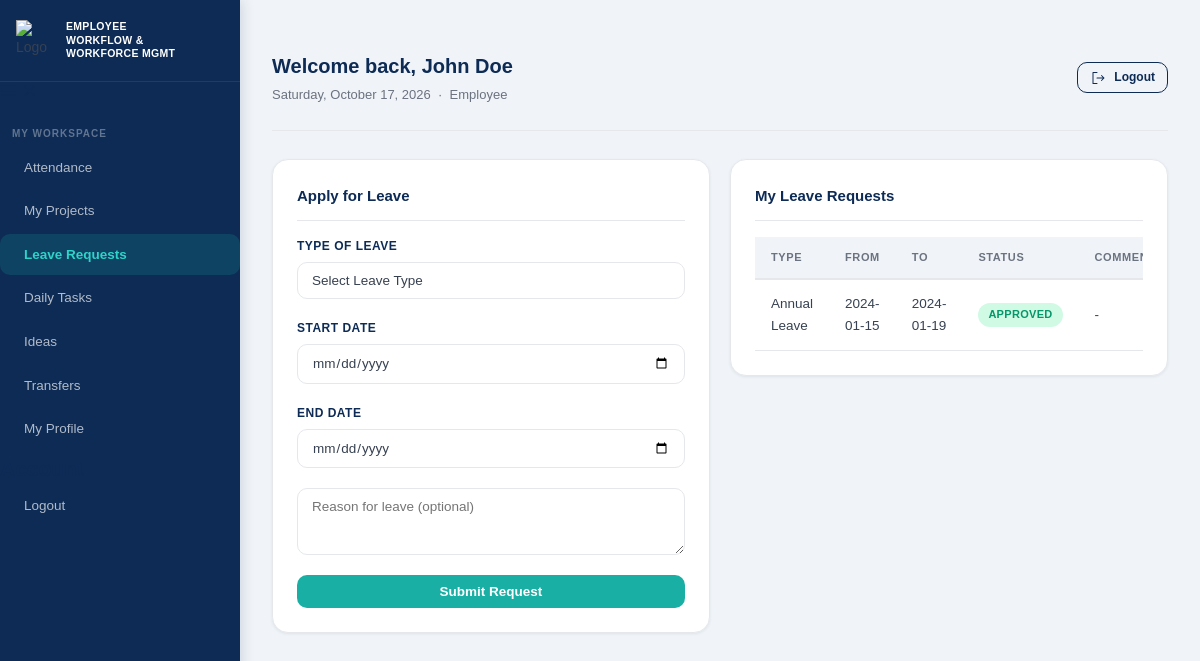
The page /dashboard.php?tab=leaves (signed in) on the database its author committed.
### tables this page shows
CREATE TABLE `leaves` (
    `id` int(11) NOT NULL AUTO_INCREMENT,
    `user_id` int(11) NOT NULL,
    `type` varchar(50) NOT NULL,
    `start_date` date NOT NULL,
    `end_date` date NOT NULL,
    `days_count` int(11) NOT NULL,
    `reason` text DEFAULT NULL,
    `status` enum('pending','approved','rejected') NOT NULL DEFAULT 'pending',
    `admin_comment` text DEFAULT NULL,
    `approved_by` int(11) DEFAULT NULL,
    `approved_at` timestamp NULL DEFAULT NULL,
    `created_at` timestamp NOT NULL DEFAULT CURRENT_TIMESTAMP,
    `updated_at` timestamp NOT NULL DEFAULT CURRENT_TIMESTAMP ON UPDATE CURRENT_TIMESTAMP,
    PRIMARY KEY (`id`),
    KEY `idx_user` (`user_id`),
    KEY `idx_status` (`status`),
    KEY `idx_dates` (`start_date`, `end_date`),
    FOREIGN KEY (`user_id`) REFERENCES `users`(`id`) ON DELETE CASCADE,
    FOREIGN KEY (`approved_by`) REFERENCES `users`(`id`) ON DELETE SET NULL
);

### app/views/partials/employee_leaves.php (the view, shortened to what this page needs)
<?php
$pdo = Database::pdo();
$user = current_user();
$stmt = $pdo->prepare('SELECT * FROM leaves WHERE user_id = ? ORDER BY id DESC');
$stmt->execute([$user['id']]);
$rows = $stmt->fetchAll();
?>
<div class="row cols-2">
	<div class="card">
		<div class="card__title">Apply for Leave</div>
		<form method="post" class="row">
			<div>
				<label for="type">Type of Leave</label>
				<select id="type" class="input" name="type" required>
					<option value="">Select Leave Type</option>
				</select>
			</div>
			<div>
				<label for="start_date">Start Date</label>
				<input id="start_date" class="input" type="date" name="start_date" required />
			</div>
			<div>
				<label for="end_date">End Date</label>
				<input id="end_date" class="input" type="date" name="end_date" required />
			</div>
			<textarea class="input" name="reason" placeholder="Reason for leave (optional)" rows="3"></textarea>
			<button class="btn" type="submit">Submit Request</button>
		</form>
	</div>
	<div class="card">
		<div class="card__title">My Leave Requests</div>
		<div class="table-wrap">
			<table>
				<thead>
					<tr><th>Type</th><th>From</th><th>To</th><th>Status</th><th>Comment</th></tr>
				</thead>
				<tbody>
				<?php foreach ($rows as $r): ?>
					<tr>
						<td><?php echo htmlspecialchars($r['type']); ?></td>
						<td><?php echo htmlspecialchars($r['start_date']); ?></td>
						<td><?php echo htmlspecialchars($r['end_date']); ?></td>
						<td>
							<span class="badge badge--<?php echo $r['status']; ?>">
								<?php echo ucfirst($r['status']); ?>
							</span>
						</td>
						<td><?php echo htmlspecialchars($r['admin_comment'] ?: '-'); ?></td>
					</tr>
				<?php endforeach; ?>
				</tbody>
			</table>
		</div>
	</div>
</div>

### public/assets/style.css (style rules this page uses)
:root { --navy: #0D2B55; --navy-mid: #102C57; --teal: #1AAFA4; --teal-light: #2DD4C8; --teal-dark: #0E8C82; --bg-page: #F0F4F8; --bg-surface: #FFFFFF; --bg-sidebar: #0D2B55; --text-primary: #0D2B55; --text-body: #374151; --text-muted: #6B7280; --text-inverse: #FFFFFF; --text-link: #1AAFA4; --success: #059669; --success-bg: #D1FAE5; --warning: #D97706; --warning-bg: #FEF3C7; --danger: #DC2626; --danger-bg: #FEE2E2; --info: #2563EB; --info-bg: #DBEAFE; --border: #E5E7EB; --border-focus: #1AAFA4; --shadow-sm: 0 1px 3px rgba(13,43,85,0.08); --shadow-md: 0 4px 16px rgba(13,43,85,0.12); --shadow-lg: 0 8px 32px rgba(13,43,85,0.16); --radius-sm: 6px; --radius-md: 10px; --radius-lg: 16px; --radius-xl: 20px; --sidebar-width: 240px; --sidebar-collapsed: 68px; }
body { font-family: 'Plus Jakarta Sans', sans-serif; font-size: 14px; line-height: 1.6; color: var(--text-body); background: var(--bg-page); }
*, *::before, *::after { box-sizing: border-box; margin: 0; padding: 0; }
.row { display: flex; flex-direction: column; gap: 20px; }
.row.cols-2 { flex-direction: row; align-items: flex-start; flex-wrap: wrap; }
.row.cols-2 > * { flex: 1; min-width: 300px; }
.card { background: var(--bg-surface); border: 1px solid var(--border); border-radius: var(--radius-lg); padding: 24px; box-shadow: var(--shadow-sm); }
.card__title { font-size: 15px; font-weight: 700; color: var(--text-primary); margin-bottom: 16px; padding-bottom: 12px; border-bottom: 1px solid var(--border); }
.btn { display: inline-flex; align-items: center; justify-content: center; gap: 8px; padding: 9px 18px; border-radius: var(--radius-md); font-size: 13.5px; font-weight: 600; font-family: inherit; cursor: pointer; border: none; transition: all 0.18s; text-decoration: none; white-space: nowrap; background: var(--teal); color: #fff; }
.input, select.input, textarea.input { width: 100%; padding: 10px 14px; border: 1.5px solid var(--border); border-radius: var(--radius-md); font-size: 13.5px; font-family: inherit; color: var(--text-body); background: var(--bg-surface); transition: border-color 0.18s, box-shadow 0.18s; outline: none; appearance: none; }
label { display: block; font-size: 12px; font-weight: 700; color: var(--text-primary); margin-bottom: 6px; text-transform: uppercase; letter-spacing: 0.5px; }
.table-wrap { overflow-x: auto; width: 100%; }
table { width: 100%; border-collapse: collapse; font-size: 13.5px; }
thead th { background: var(--bg-page); color: var(--text-muted); font-size: 11px; font-weight: 700; text-transform: uppercase; letter-spacing: 0.6px; padding: 12px 16px; text-align: left; border-bottom: 2px solid var(--border); }
tbody tr { border-bottom: 1px solid var(--border); transition: background 0.15s; }
tbody td { padding: 13px 16px; color: var(--text-body); vertical-align: middle; }
.badge { display: inline-flex; align-items: center; padding: 3px 10px; border-radius: 20px; font-size: 11px; font-weight: 700; letter-spacing: 0.3px; text-transform: uppercase; white-space: nowrap; }
.badge--approved, .badge--done, .badge--active { background: var(--success-bg); color: var(--success); }

### rows shown on the page
leaves: type "Annual Leave", start_date "2024-01-15", end_date "2024-01-19", status "APPROVED", admin_comment "-"

### other values the page prints
$tab_info['name'] "Attendance"
$tab_info['name'] "My Projects"
$tab_info['name'] "Leave Requests"
$tab_info['name'] "Daily Tasks"
$tab_info['name'] "Ideas"
$tab_info['name'] "Transfers"
$tab_info['name'] "My Profile"
$user['name'] ?: $user['email'] "John Doe"
$user['role'] "Employee"
